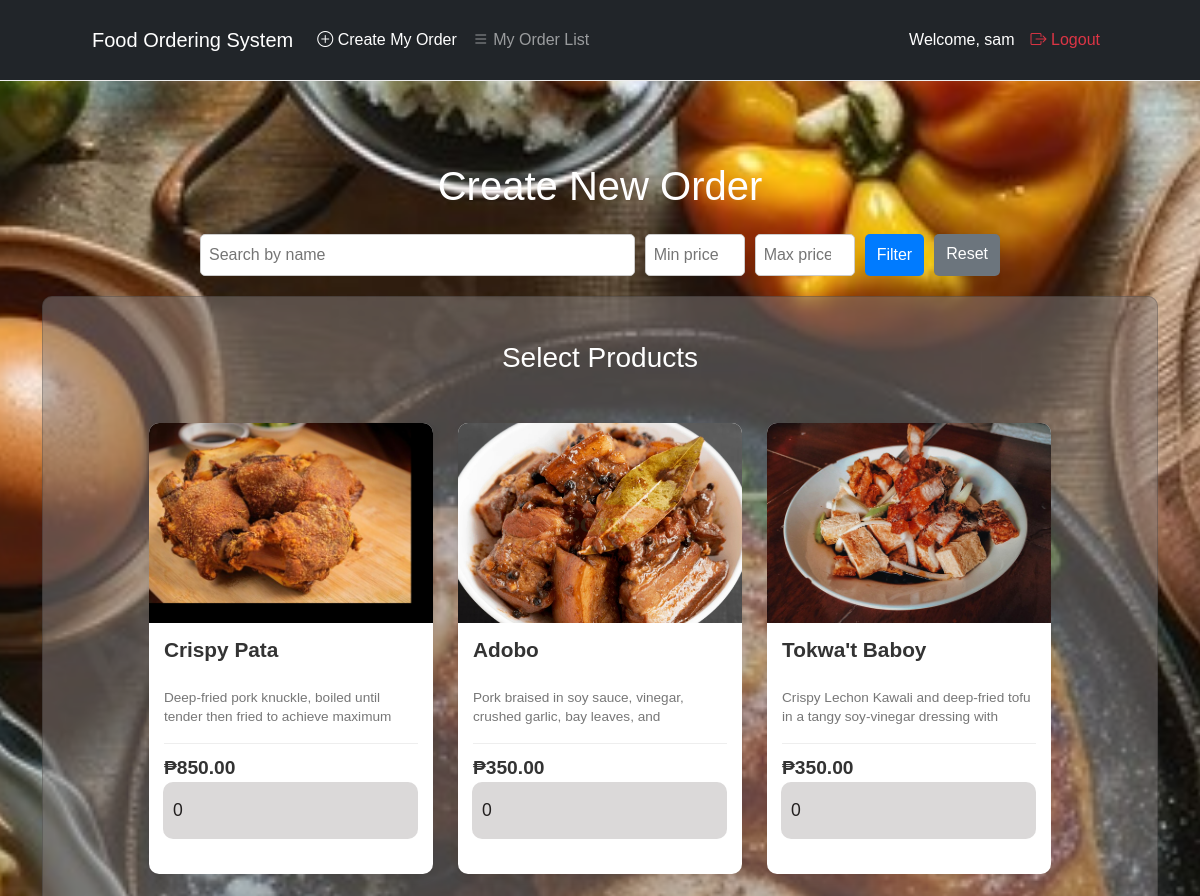
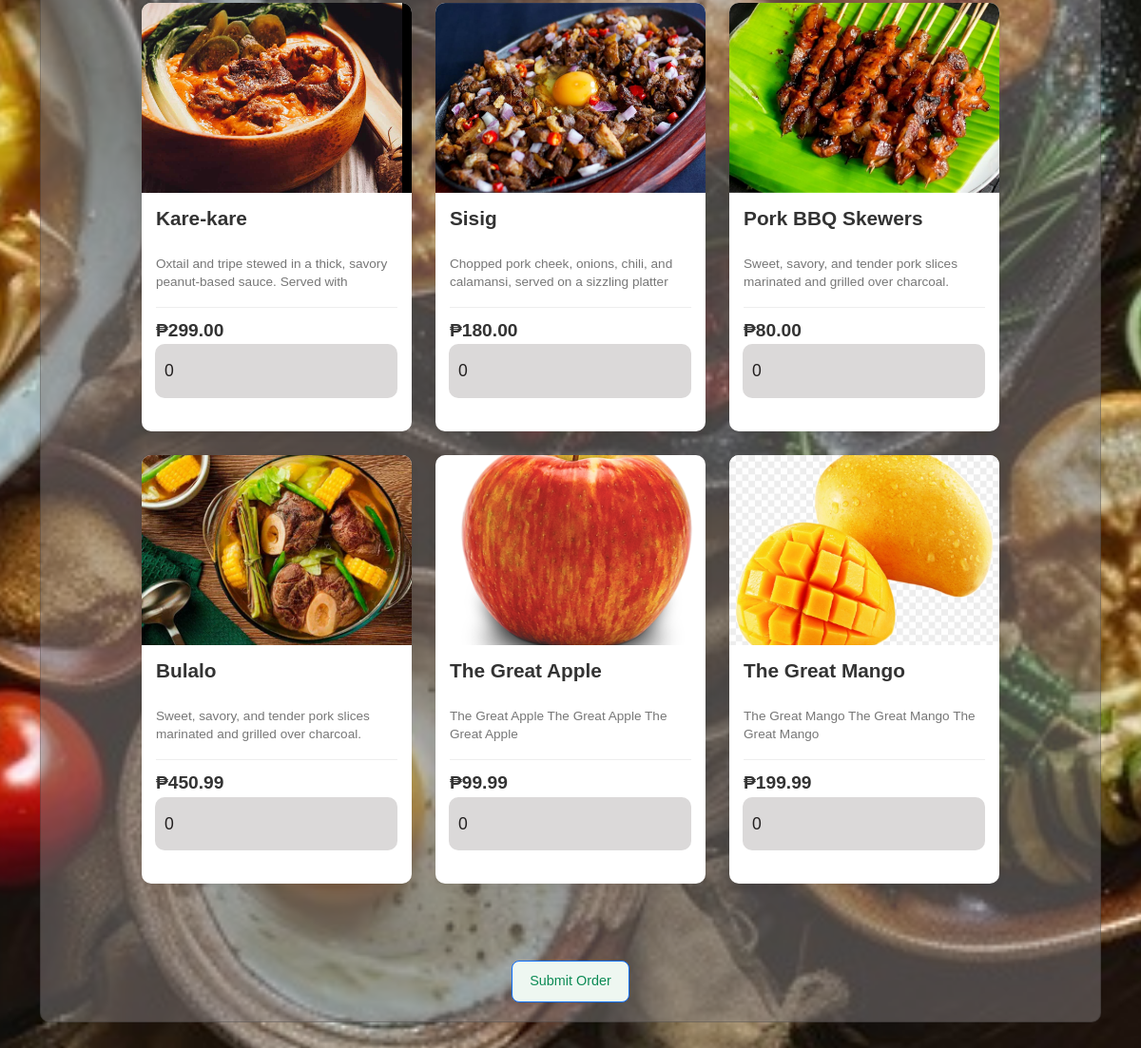
Screenshot of /add_order/customer (signed in) with the database file from the repository (2 pictures, top to bottom).
### tables this page shows
CREATE TABLE products (
                id INTEGER PRIMARY KEY AUTOINCREMENT,
                name TEXT NOT NULL,
                description TEXT NOT NULL,
                price REAL NOT NULL,
                image_url TEXT
            );

### app.py (the view, shortened to what this page needs)
@app.route("/add_order/customer", methods=["GET", "POST"])
def add_order_customer():
    conn = sqlite3.connect(DB_NAME)
    c = conn.cursor()
    search_name = request.args.get('search_name', '').strip()
    min_price = request.args.get('min_price', '')
    max_price = request.args.get('max_price', '')
    query = "SELECT * FROM products WHERE 1=1"
    params = []
    if search_name:
        query += " AND name LIKE ?"
        params.append(f"%{search_name}%")
    if min_price:
        query += " AND price >= ?"
        params.append(min_price)
    if max_price:
        query += " AND price <= ?"
        params.append(max_price)
    products = c.execute(query, params).fetchall()
    conn.close()
    return render_template(
        "add_order_customer.html",
        products=products,
        search_name=search_name,
        min_price=min_price,
        max_price=max_price
    )

### templates/add_order_customer.html (shortened to what this page needs)
{% extends "base.html" %}
{% block content %}
<div class="container mt-5 mb-5">
  <h1 style="text-align: center; color: #fff;" class="mb-4">Create New Order</h1>
  <div style="max-width:800px; margin:20px auto; display:flex; gap:10px; flex-wrap:wrap;">
    <form method="GET" style="display:flex; gap:10px; flex-wrap:wrap; width:100%;">
        <input type="text" name="search_name" placeholder="Search by name"
              value="{{ search_name }}"
              style="padding:8px; border-radius:5px; border:1px solid #ccc; flex:1; min-width:150px;">
        <input type="number" name="min_price" placeholder="Min price"
              value="{{ min_price }}"
              style="padding:8px; border-radius:5px; border:1px solid #ccc; width:100px;">
        <input type="number" name="max_price" placeholder="Max price"
              value="{{ max_price }}"
              style="padding:8px; border-radius:5px; border:1px solid #ccc; width:100px;">
        <button type="submit" style="padding:8px 12px; background:#007bff; color:white; border:none; border-radius:5px;">
            Filter
        </button>
        <a href="{{ url_for('add_order_customer') }}"
          style="padding:8px 12px; background:#6c757d; color:white; border-radius:5px; text-decoration:none;">
          Reset
        </a>
    </form>
  </div>
  <form id="orderForm" class="card" method="POST" action="{{ url_for('add_order_customer') }}" class="p-4 bg-white rounded shadow-sm">
    <h3 class="mt-4" style="text-align: center;">Select Products</h3>
    <div class="menu-grid-container">
      {% for product in products %}
        <div class="menu-item">
          <div class="item-header">
            <img src="{{ url_for('static', filename='img/' + product[4]) }}" alt="{{ product[1] }}">
          </div>
          <div class="item-body">
            <h3>{{ product[1] }}</h3>
            <p class="description">
              {{ product[2] }}
            </p>
            <div class="item-footer">
              <span class="price">₱{{ "%.2f"|format(product[3]) }}</span>
            </div>
            <div class="input-group">
              <input type="number" name="quantity[]" min="0" value="0" class="form-control" placeholder="Qty">
            </div>
          </div>
        </div>
      {% endfor %}
    </div>
    <center>
      <button type="submit" class="btn btn-primary mt-3">Submit Order</button>
    </center>
  </form>
</div>
{% endblock %}

### static/style.css (style rules this page uses)
body { margin: 0; font-family: Arial, sans-serif; display: flex; justify-content: center; align-items: center; min-height: 100vh; background-image: url('img/background.jpg'); background-size: cover; background-position: center; background-repeat: no-repeat; background-attachment: fixed; color: #fff; / }
.card { background-color: rgba(131, 126, 126, 0.5); padding: 20px; color: white; border-radius: 10px; }
.input-group { margin-bottom: 20px; }
.input-group input { width: calc(100% - 20px); padding: 15px 10px; border: none; background: rgba(107, 95, 95, 0.238); border-radius: 10px; border-top-left-radius: 10px !important; border-bottom-left-radius: 10px !important; color: #232020; font-size: 1.1em; outline: none; transition: background 0.3s ease; }
.input-group input::placeholder { color: rgba(31, 9, 9, 0.7); }
p { margin-top: 25px; font-size: 1em; }
* { margin: 0; padding: 0; box-sizing: border-box; }
body { font-family: 'Poppins', sans-serif; display: flex; flex-direction: column; align-items: center; color: #333; width: 100%; }
.menu-grid-container { display: grid; grid-template-columns: repeat(3, 1fr); grid-template-rows: repeat(4, auto); gap: 25px; padding: 40px 8%; width: 100%; justify-items: center; }
.menu-item { background-color: #ffffff; border-radius: 10px; box-shadow: 0 4px 10px rgba(0, 0, 0, 0.05); overflow: hidden; width: 100%; max-width: 300px; transition: transform 0.2s; }
.item-header { position: relative; line-height: 0; }
.menu-item img { width: 100%; height: 200px; object-fit: cover; }
.item-body { padding: 15px; }
.item-body h3 { font-size: 1.3em; font-weight: 600; color: #333; margin-bottom: 5px; }
.description { font-size: 0.85em; color: #777; margin-bottom: 15px; line-height: 1.4; height: 40px; overflow: hidden; }
.item-footer { display: flex; justify-content: space-between; align-items: center; padding-top: 10px; border-top: 1px solid #eee; }
.price { font-size: 1.2em; font-weight: bold; color: #333; }
body::before { content: ""; display: block; height: 90px; }
.btn { background: #eef7f1; padding: 10px 18px; border-radius: 8px; font-size: 0.9em; color: #0c8b55; display: block; align-items: center; gap: 8px; font-weight: 500; }

### rows the page displays
products: image_url (picture), name "Crispy Pata", description "Deep-fried pork knuckle, boiled until tender then fried to achieve maximum…", price "850.00"
products: image_url (picture), name "Adobo", description "Pork braised in soy sauce, vinegar, crushed garlic, bay leaves, and…", price "350.00"
products: image_url (picture), name "Tokwa't Baboy", description "Crispy Lechon Kawali and deep-fried tofu in a tangy soy-vinegar dressing with…", price "350.00"
products: image_url (picture), name "Kare-kare", description "Oxtail and tripe stewed in a thick, savory peanut-based sauce. Served with…", price "299.00"
products: image_url (picture), name "Sisig", description "Chopped pork cheek, onions, chili, and calamansi, served on a sizzling platter…", price "180.00"
products: image_url (picture), name "Pork BBQ Skewers", description "Sweet, savory, and tender pork slices marinated and grilled over charcoal.…", price "80.00"
products: image_url (picture), name "Bulalo", description "Sweet, savory, and tender pork slices marinated and grilled over charcoal.…", price "450.99"
products: image_url (picture), name "The Great Apple", description "The Great Apple The Great Apple The Great Apple", price "99.99"
products: image_url (picture), name "The Great Mango", description "The Great Mango The Great Mango The Great Mango", price "199.99"

### other values shown
{{ session['username'] }} "sam"
